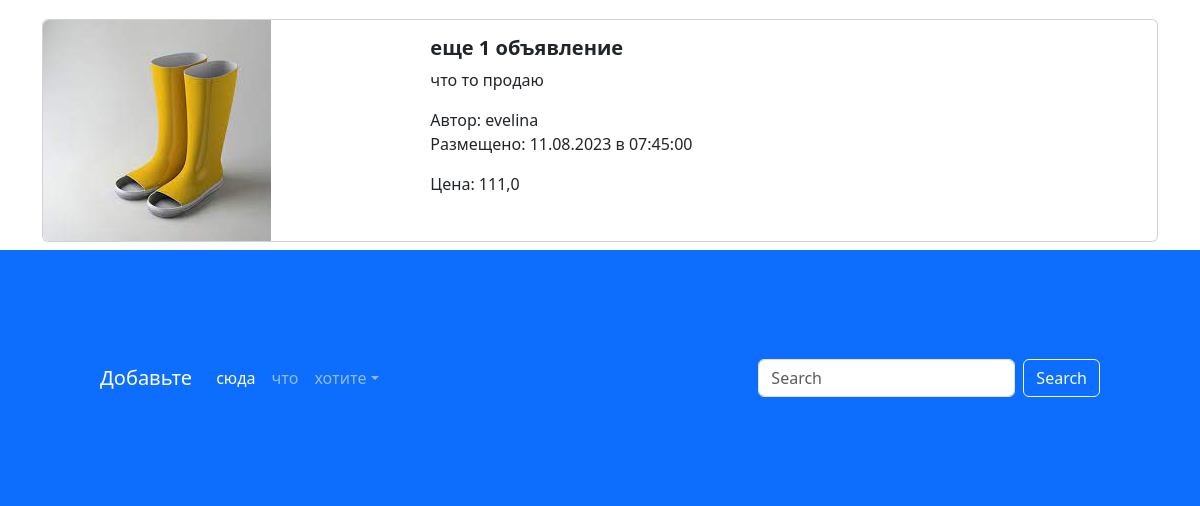
The app's page / (lower part), older data.
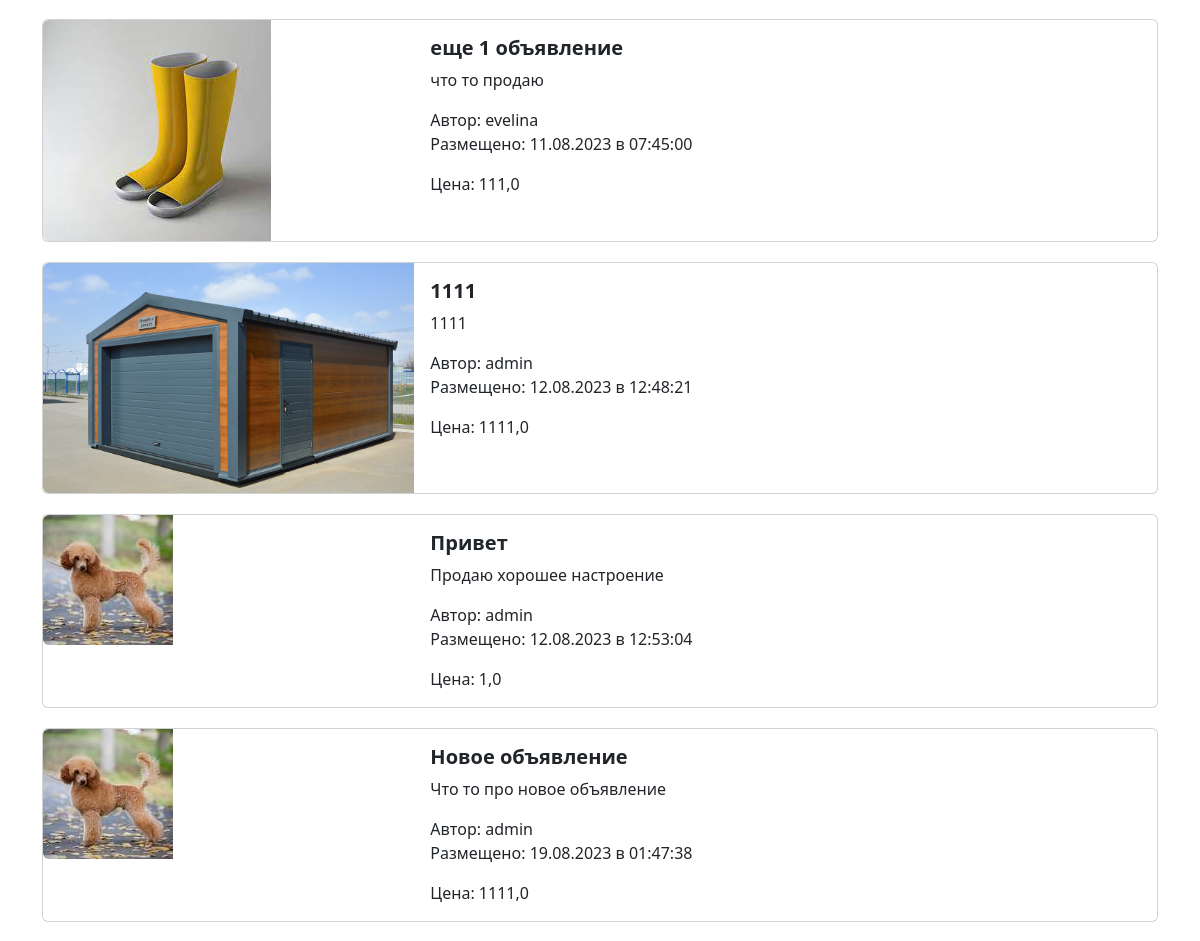
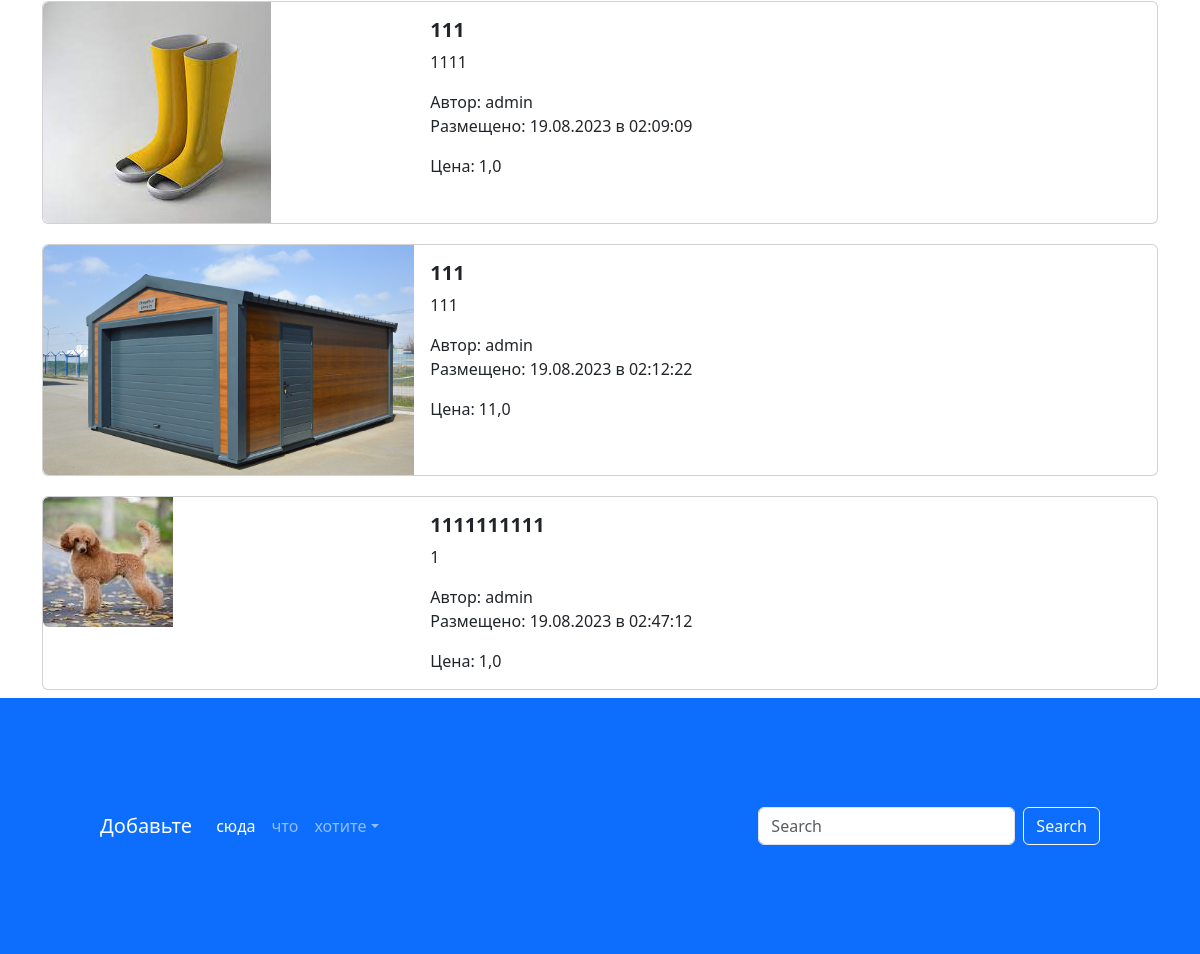
The same page, newer data (2 pictures, top to bottom).
### app_advertisment/models.py (models this page shows, shortened)
class Advertisement(models.Model):
    title = models.CharField("Заголовок", max_length=128)
    text = models.TextField("Текст")
    price = models.FloatField("Цена")
    user = models.ForeignKey(User, on_delete=models.CASCADE)
    date = models.DateTimeField("Дата", auto_now_add=True)
    updated_at = models.DateTimeField("Дата обновления", auto_now=True)
    auction = models.BooleanField("Торг", help_text="Возможен торг или нет", default=False)
    image = models.ImageField("Изображение", upload_to='advertisment/media/')
    class Meta:
        db_table = "Advertisement"
        verbose_name = 'Список объявлений'
        verbose_name_plural = 'Список объявлений'
    @admin.display(description="дата создания")
    def created_date(self):
        from django.utils import timezone
        from django.utils.html import format_html
        if self.date.date() == timezone.now().date():
            create_time = self.date.time().strftime('%H:%M:%S')
            return format_html(
                '<span style = "color:green; font-weigth:bold;">Сегодня в {} </span>',create_time
            )
        return self.date.strftime('%d.%m.%Y в %H:%M:%S')

### app_advertisment/views.py (the view)
# urls.py: path('', index, name="main-page"),
def index(request:WSGIRequest):
    advertisements : list[Advertisement] = Advertisement.objects.all()
    context = {"advertisements" : advertisements}
    return render(request, 'advertisement/index.html', context)

### templates/advertisement/index.html (shortened to what this page needs)
<!DOCTYPE html>
{% extends 'base.html' %}
{% load static %}
    {% block content %}
    <div class="container">
      {% for adv in advertisements %}
      <div class="col">
        <div class="card mb-2" style="max-width: 1200px; margin-top: 20px">
          <div class="row g-0">
            <div class="col-md-4">
              <a href="{% url 'advertisement' %}?adv={{ adv.pk }}" class="nav-link">
                {% if adv.image %}
                  <img src="{{ adv.image.url }}" class="img-fluid rounded-start" alt="Card title"/>
                {% else %}
                  <img src="{% static 'img/adv.png' %}" class="img-fluid rounded-start" alt="Card title">
                {% endif %}
              </a>
            </div>
            <div class="col-md-8">
              <div class="card-body">
                <h5 class="card-title">
                    <a href="{% url 'advertisement' %}?adv={{ adv.pk }}" class="nav-link">
                    <strong>{{ adv.title }}</strong></a>
                </h5>
                <a href="#" class="nav-link">
                  <p class="card-text">
                    {{ adv.text }}
                  </p>
                  <span>Автор: {{ adv.user}} </span>
                  <p class="card-text">Размещено: {{ adv.created_date }} </p>
                  <span>Цена: {{ adv.price }}</span>
                </a>
              </div>
            </div>
          </div>
        </div>
      </div>
      {% endfor %}
    </div>
    <footer style="padding: 100px" class="bg-primary">
      <nav class="navbar navbar-expand-sm navbar-dark">
        <a class="navbar-brand" href="#">Добавьте</a>
        <div class="collapse navbar-collapse" id="collapsibleNavId">
          <ul class="navbar-nav me-auto mt-2 mt-lg-0">
            <li class="nav-item">
              <a class="nav-link active" href="#" aria-current="page"
                >сюда<span class="visually-hidden">(current)</span></a
              >
            </li>
            <li class="nav-item">
              <a class="nav-link" href="#">что</a>
            </li>
            <li class="nav-item dropdown">
              <a
                class="nav-link dropdown-toggle"
                href="#"
                id="dropdownId"
                data-bs-toggle="dropdown"
                aria-haspopup="true"
                aria-expanded="false"
                >хотите</a
              >
            </li>
          </ul>
          <form class="d-flex my-2 my-lg-0">
            <input
              class="form-control me-sm-2"
              type="text"
              placeholder="Search"
            />
            <button class="btn btn-outline-light my-2 my-sm-0" type="submit">
              Search
            </button>
          </form>
        </div>
      </nav>
    </footer>
    {% endblock %}

### templates/base.html (shortened to what this page needs)
<!DOCTYPE html>
<html lang="en">
<head>
  {% load static %}
  <link href="{% static 'css/bootstrap.min.css' %}" rel="stylesheet">
  <link rel="stylesheet" href="{% static 'css/fontello.css' %}">
</head>
<body>
{% block content %}
{% endblock %}
</body>
</html>

Row changes from the older to the newer data that the page shows:
added Advertisement: image (picture), title "1111", text "1111", user "admin", created_date "12.08.2023 в 12:48:21", price "1111,0"
added Advertisement: image (picture), title "Привет", text "Продаю хорошее настроение", user "admin", created_date "12.08.2023 в 12:53:04", price "1,0"
added Advertisement: image (picture), title "Новое объявление", text "Что то про новое объявление", user "admin", created_date "19.08.2023 в 01:47:38", price "1111,0"
added Advertisement: image (picture), title "111", text "1111", user "admin", created_date "19.08.2023 в 02:09:09", price "1,0"
added Advertisement: image (picture), title "111", text "111", user "admin", created_date "19.08.2023 в 02:12:22", price "11,0"
added Advertisement: image (picture), title "1111111111", text "1", user "admin", created_date "19.08.2023 в 02:47:12", price "1,0"
